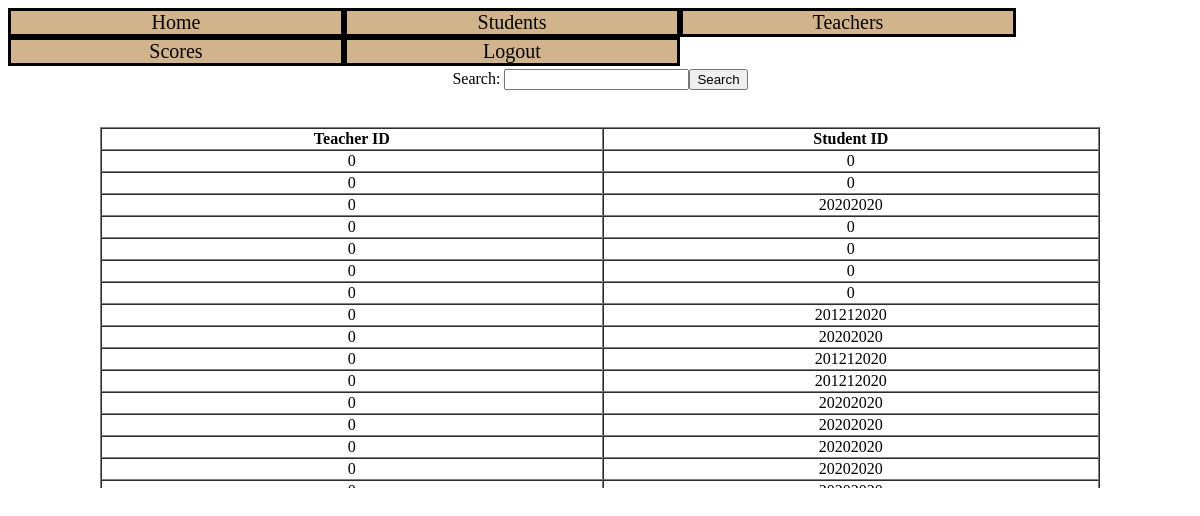
The page /score.php (signed in) on the database its author committed.
### tables this page shows
CREATE TABLE `score` (
  `Q1` int(11) NOT NULL,
  `Q2` int(11) NOT NULL,
  `Q3` int(11) NOT NULL,
  `Q4` int(11) NOT NULL,
  `Q5` int(11) NOT NULL,
  `Q6` int(11) NOT NULL,
  `Q7` int(11) NOT NULL,
  `Q8` int(11) NOT NULL,
  `Q9` int(11) NOT NULL,
  `Q10` int(11) NOT NULL,
  `teacher_id` int(255) NOT NULL,
  `student_id` int(11) NOT NULL,
  `time` date NOT NULL
);

### score.php (the view, shortened to what this page needs)
<?php
include './function/conn.php';
?>
<html>
<head>
	<link rel="stylesheet" type="text/css" href="mycss.css">
</head>
<body>
	<div id="body">
		<div id="menu">
			<ul>
				<li><a href="home.php">Home</a></li>
				<li><a href="students.php">Students</a></li>
				<li><a href="teachers.php">Teachers</a></li>
				<li><a href="score.php">Scores</a></li>
				<li><a href="logout.php">Logout</a></li>
			</ul>
		</div>
		<div id="content">
			<form action="score_result.php" method="get" ecntype="multipart/data-form">
				<table align="center">
					<tr>
						<td>Search: <input type="text" name="query"><input type="submit" value="Search" name="search"></td>
					</tr>
				</table>
			</form>
			<br>
			<table align="center" border="1" cellspacing="0" width="1000">
				<tr>
					<th>Teacher ID</th>
					<th>Student ID</th>
				</tr>
				<?php
				$sql = "SELECT * FROM score";
				$show = $conn->query($sql);
				if ($show->num_rows > 0) {
					while ($row = $show->fetch_array()) {
				?>
						<tr>
							<td align="center"><?php echo $row['student_id']; ?></td>
							<td align="center"><?php echo $row['teacher_id']; ?></td>
						</tr>
				<?php
					}
				} else {
					echo "<center><p> No Records</p></center>";
				}
				?>
			</table>
		</div>
	</div>
</body>
</html>

### mycss.css (style rules this page uses)
#menu ul { text-align: center; list-style: none; padding:0; margin: 0; overflow: hidden; }
#menu li { float:left; border-style: solid; }
#menu { position: relative; left:0px; }
#menu a { color:black; display:block; width: 330px; font-size: 20px; font-style: arial; text-decoration: none; background-color: tan; }
#body { background-color: white; height: 480px; overflow: hidden; float:center; position: relative; }

### rows shown on the page
score: student "0", teacher "0"
score: student "0", teacher "0"
score: student "0", teacher "20202020"
score: student "0", teacher "0"
score: student "0", teacher "0"
score: student "0", teacher "0"
score: student "0", teacher "0"
score: student "0", teacher "201212020"
score: student "0", teacher "20202020"
score: student "0", teacher "201212020"
score: student "0", teacher "201212020"
score: student "0", teacher "20202020"
score: student "0", teacher "20202020"
score: student "0", teacher "20202020"
score: student "0", teacher "20202020"
